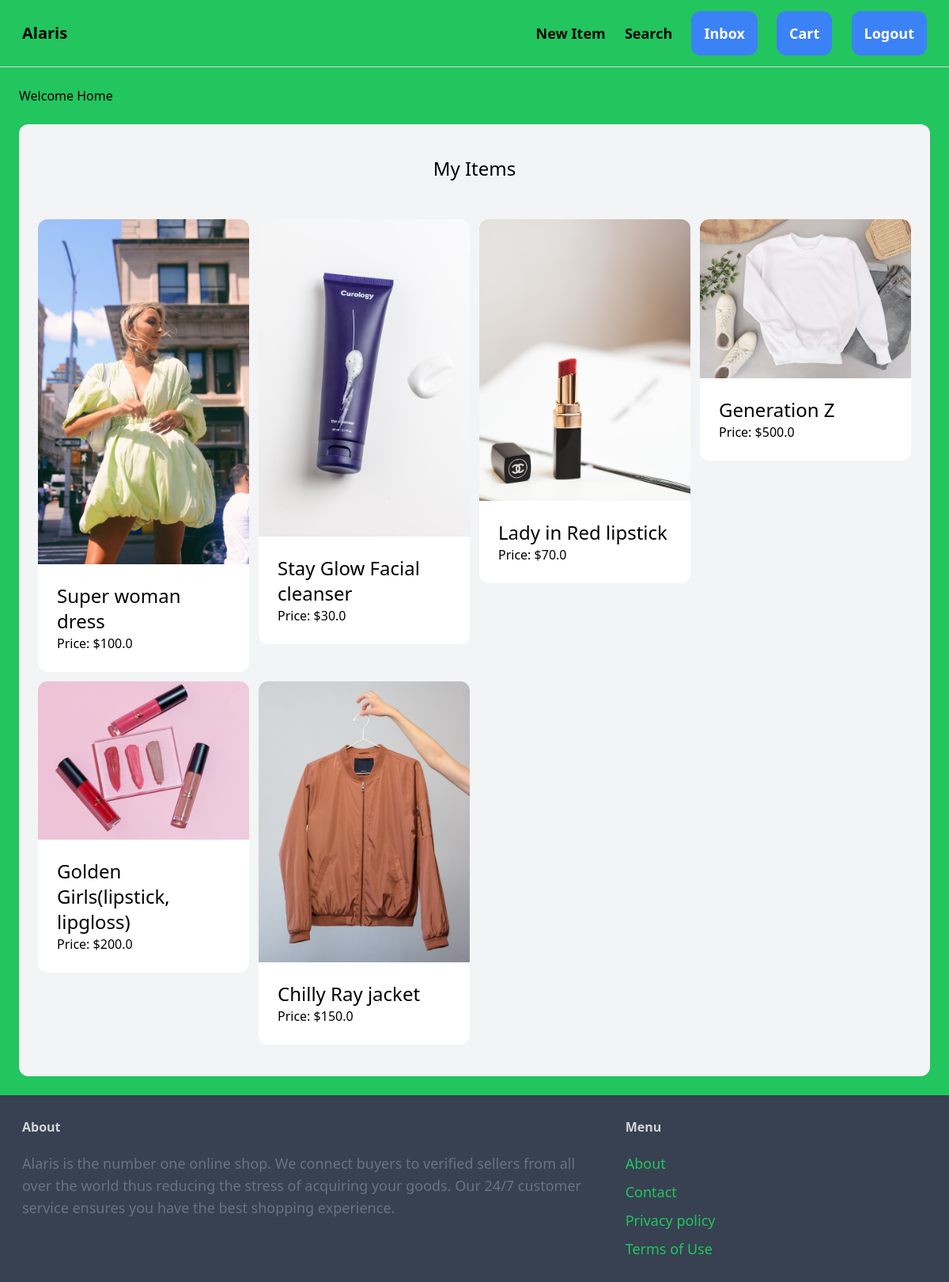
/cart/ (signed in), run on an earlier commit of the app's database.
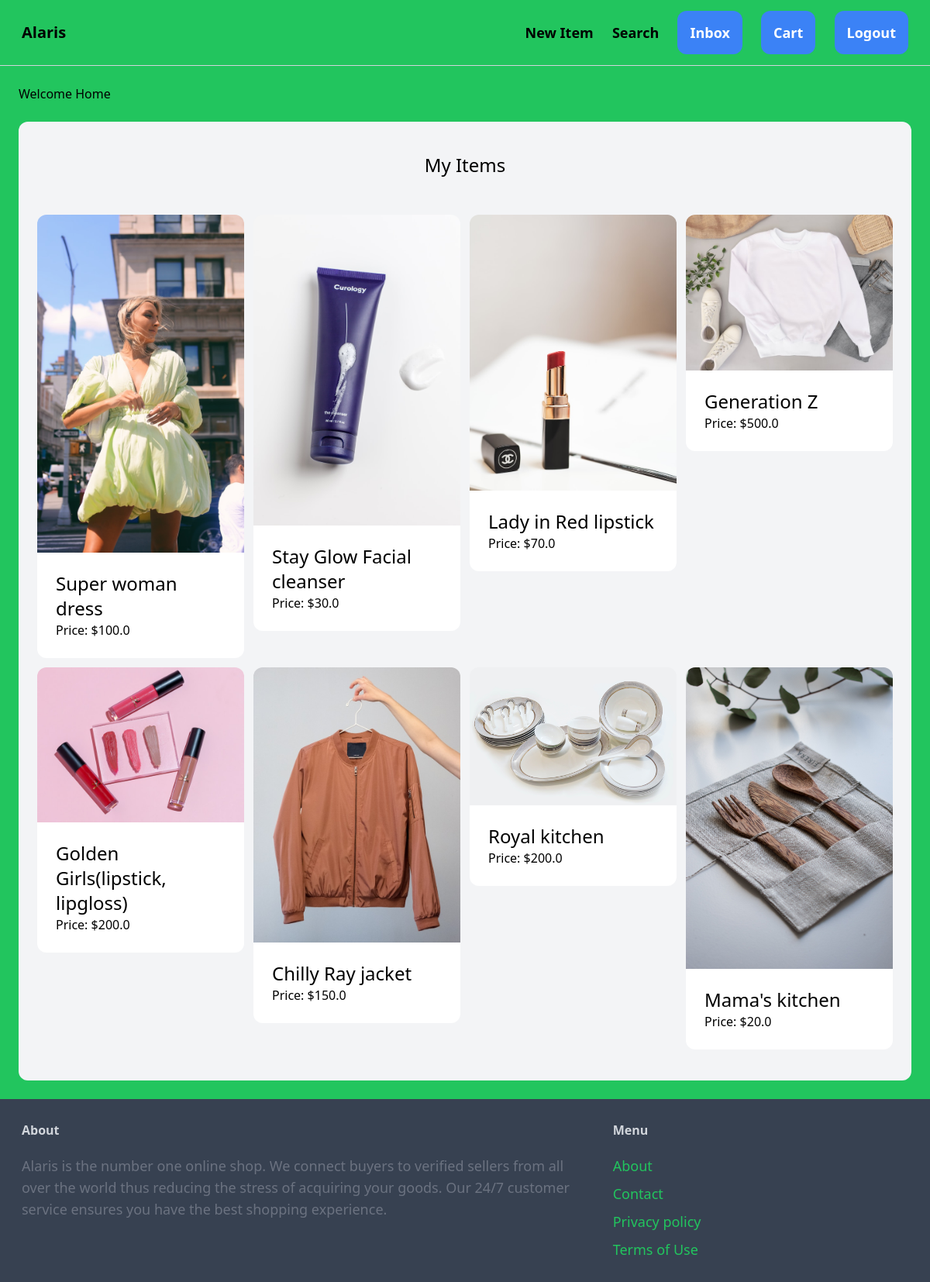
And on a later commit of the database.
### item/models.py (models this page shows, shortened)
class Item(models.Model):
    category = models.ForeignKey(Category, related_name='items', on_delete=models.CASCADE)
    name = models.CharField(max_length=200)
    description = models.TextField(blank=True, null=True)
    image = models.ImageField(upload_to='item_images', blank=True, null=True)
    price = models.FloatField()
    is_sold = models.BooleanField(default=False)
    created_by = models.ForeignKey(User, related_name='items', on_delete=models.CASCADE)
    created_at = models.DateTimeField(auto_now_add=True)

### cart/views.py (the view)
# urls.py: path('', views.index, name='index'),
@login_required
def index(request):
    items = Item.objects.filter(created_by=request.user)
    return render(request, 'cart/index.html', {
        'items': items,
    })

### cart/templates/cart/index.html (shortened to what this page needs)
{% extends "duka/base.html" %}
   {% block content %}
    <h1>Welcome Home</h1>
    <div class="mt-6 px-6 py-10 bg-gray-100 rounded-xl">
      <h2 class="mb-12 text-2xl text-center">My Items</h2>
      <div class="grid grid-cols-4 gap-3">
        {% for item in items %}
        <div>
          <a href="{% url 'item:detail' item.id %}">
            <div>
              <img src="{{ item.image.url }}" class="rounded-t-xl" />
            </div>
            <div class="p-6 bg-white rounded-b-xl">
              <h3 class="text-2xl">{{ item.name }}</h3>
              <p class="text-gray-450">Price: ${{ item.price }}</p>
            </div>
          </a>
        </div>
        {% endfor %}
      </div>
    </div>
   {% endblock content %}

What changed in the data, as far as the page shows it:
added Item: image (picture), name "Royal kitchen", price "200.0"
added Item: image (picture), name "Mama's kitchen", price "20.0"
